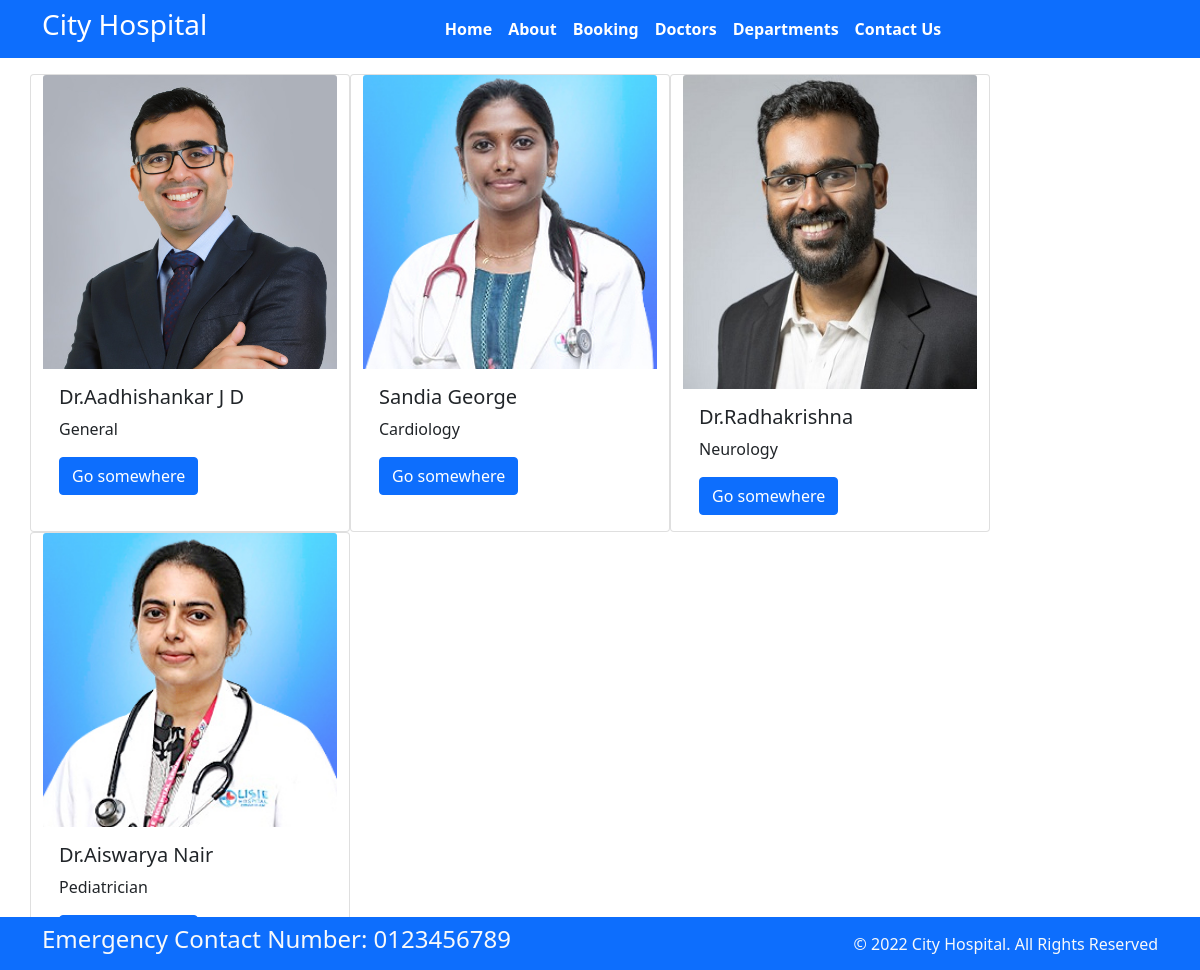
The app's page /doctors/ with its own data.
### home/models.py (models this page shows, shortened)
class Doctors(models.Model):
    doc_name=models.CharField(max_length=225)
    doc_spec=models.CharField(max_length=225)
    dep_spec=models.ForeignKey(Departments,on_delete=models.CASCADE)
    doc_image=models.ImageField(upload_to='doctors')

### home/views.py (the view)
# urls.py: path('doctors/',views.doctors,name='doctors'),
def doctors(request):
    doct={
        'doc': Doctors.objects.all()
    }
    return render(request,'doctors.html',doct)

### templates/doctors.html (shortened to what this page needs)
{% extends 'base.html'%}
{% block content %}
<div class="container mt-3">
    <div class="row">
        {% for d in doc %}
        <div class="card" style="width : 20rem; ">
            <img src="{{d.doc_image.url}}" alt="Card image cap" class="card-img-top">
            <div class="card-body">
                <h5 class="card-title">{{d.doc_name}}</h5>
                <p class="card-text">{{d.doc_spec}}</p>
                <a href="#" class="btn btn-primary">Go somewhere</a>
            </div>
        </div>
        {% endfor %}
    </div>
</div>
{% endblock %}

### templates/base.html (shortened to what this page needs)
{% load static%}
<!DOCTYPE html>
<html>
  <head>
    <link rel="stylesheet"
      href=" https://cdn.jsdelivr.net/npm/bootstrap@5.1.3/dist/css/bootstrap.min.css ">
    <link rel="stylesheet"
      href="https://use.fontawesome.com/releases/v5.2.0/css/all.css">
    <link rel="stylesheet"
      href="{% static '/css/style.css' %}">
  </head>
  <body>
    <nav class="navbar bg-primary navbar-expand-md ">
      <div class="container">
        <div class="col-2 text-left pl-md-0">
          <h3 class="text-white"> City Hospital </h3>
        </div>
        <div
          class="collapse navbar-collapse justify-content-center col-md-8 navbar-collapse-3">
          <ul class="navbar-nav justify-content-center  fw-bold">
            <li class="nav-item active">
              <a class="nav-link text-white" href="{% url 'home' %}">Home </a>
            </li>
            <li class="nav-item">
              <a class="nav-link text-white" href="{% url 'about' %}">About</a>
            </li>
            <li class="nav-item">
              <a class="nav-link text-white" href="{% url 'booking' %}">Booking</a>
            </li>
            <li class="nav-item">
              <a class="nav-link text-white" href="{% url 'doctors' %}">Doctors</a>
            </li>
			      <li class="nav-item">
              <a class="nav-link text-white" href="{% url 'department' %}">Departments</a>
            </li>
            <li class="nav-item">
              <a class="nav-link text-white" href="{% url 'contact' %}">Contact Us</a>
            </li>
          </ul>
        </div>
      </div>
    </nav>
  {% block content %}{% endblock %}
    <section class="fixed-bottom">
      <footer class="pt-2 pb-2  bg-primary text-light">
        <div class="container">
          <div class="row align-items-center">
            <div class="col-12 col-md-8">
              <h4>Emergency Contact Number: 0123456789</h4>
            </div>
            <div class="col-12 col-md-4 mt-4 mt-md-0 text-center text-md-end">
              © 2022 City Hospital. All Rights Reserved
            </div>
          </div>
        </div>
      </footer>
    </section>
  </body>
</html>

### records on screen
Doctors: doc_image (picture), doc_name "Dr.Aadhishankar J D", doc_spec "General"
Doctors: doc_image (picture), doc_name "Sandia George", doc_spec "Cardiology"
Doctors: doc_image (picture), doc_name "Dr.Radhakrishna", doc_spec "Neurology"
Doctors: doc_image (picture), doc_name "Dr.Aiswarya Nair", doc_spec "Pediatrician"
